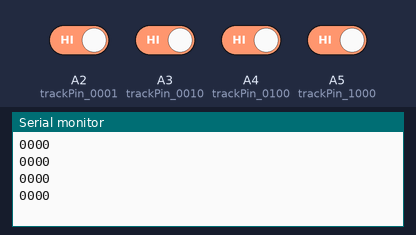
Bench run of a sketch on a simulated Arduino Uno, built with avr-gcc and run on an emulated ATmega328P. Parts: the last lines printed to the serial monitor. The inputs (shaded band) are chosen by the test bench; at power-on: A2 (trackPin_0001), A3 (trackPin_0010), A4 (trackPin_0100), A5 (trackPin_1000) HIGH.

Above: at 1.8 s.
1.9 s: A2 (trackPin_0001) driven LOW
At 2.4 s:
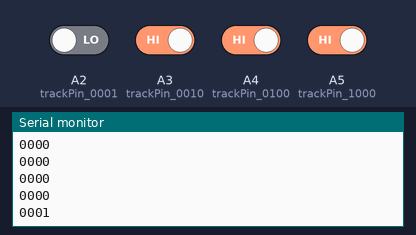
3.4 s: A3 (trackPin_0010) driven LOW
At 3.9 s:
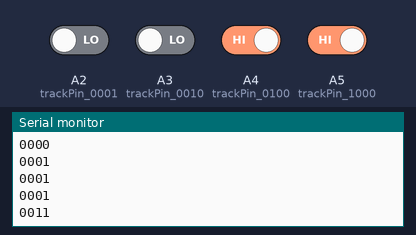
4.9 s: A4 (trackPin_0100) driven LOW
At 5.4 s:
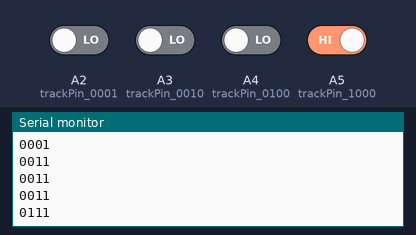
6.4 s: A5 (trackPin_1000) driven LOW
At 6.8 s:
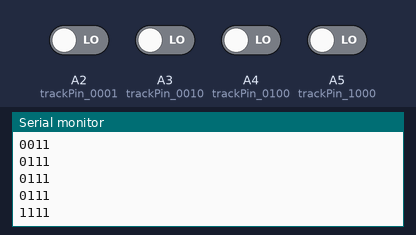
7.9 s: A2 (trackPin_0001) driven HIGH
At 8.4 s:
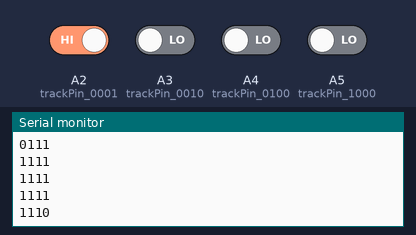
9.4 s: A3 (trackPin_0010) driven HIGH
At 9.9 s:
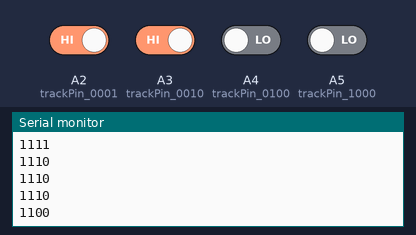
Timing chart, 0 to 11.9 s (numbered marks = the images above; inputs shaded):
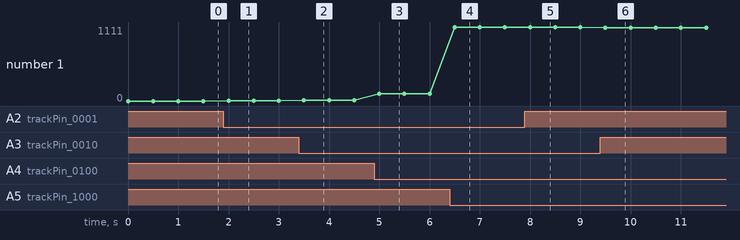

The sketch:

sensorTest.ino
```cpp
const int trackPin_1000 = A5;
const int trackPin_0100 = A4;
const int trackPin_0010 = A3;
const int trackPin_0001 = A2;
char lineState[5];

void setup() {
  Serial.begin(9600);
}

char chooseRoute(int L, int R)
{
  char left = 'L'; char right = 'R';
  if(L > 0 && R < 0 )
    return left;
   else if(L < 0 && R > 0)
    return right;
   else
    return left; return right;
}

void loop() {

  char t = '1'; char f = '0';
  lineState[0] = digitalRead(trackPin_1000) == 0 ? t : f;
  lineState[1] = digitalRead(trackPin_0100) == 0 ? t : f;
  lineState[2] = digitalRead(trackPin_0010) == 0 ? t : f;
  lineState[3] = digitalRead(trackPin_0001) == 0 ? t : f;

  Serial.println(lineState);
  delay(500);
}
```

Measured:
- after the input at 1.9 s, the serial monitor: prints a new line after 0.10 s (image 1)
- after the input at 3.4 s, the serial monitor: prints a new line after 0.10 s (image 2)
- after the input at 4.9 s, the serial monitor: prints a new line after 0.10 s (image 3)
- after the input at 6.4 s, the serial monitor: prints a new line after 0.10 s (image 4)
- after the input at 7.9 s, the serial monitor: prints a new line after 0.10 s (image 5)
- after the input at 9.4 s, the serial monitor: prints a new line after 0.10 s (image 6)
- plotted number 1: 0 → 1 after the input at 1.9 s, 1 → 11 after the input at 3.4 s, 11 → 111 after the input at 4.9 s, 111 → 1111 after the input at 6.4 s, 1111 → 1110 after the input at 7.9 s
